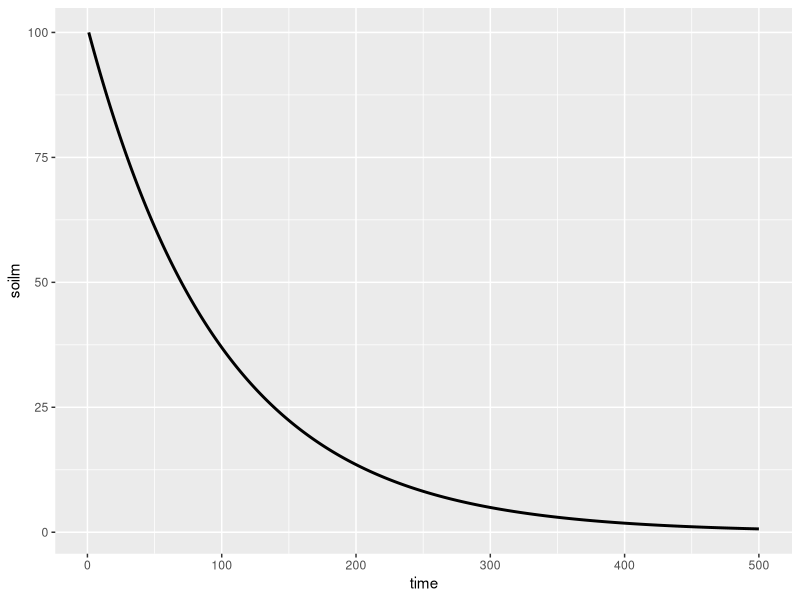
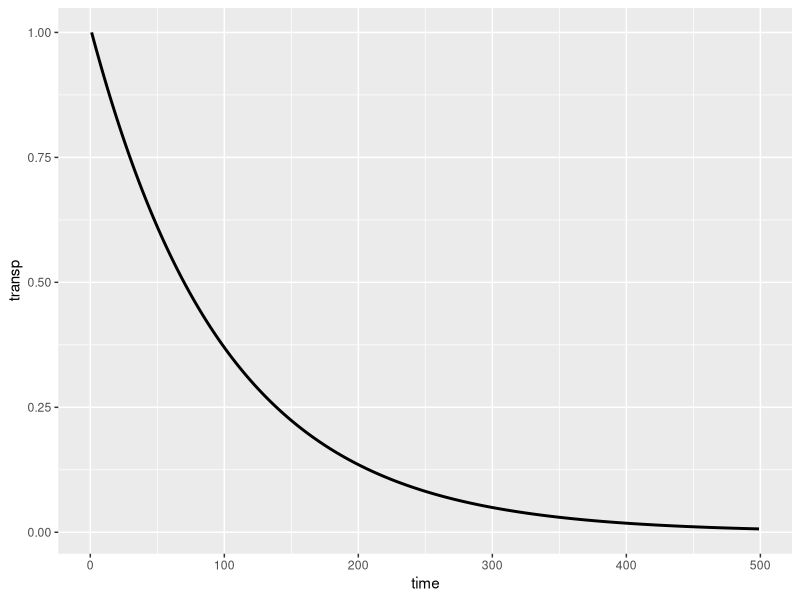
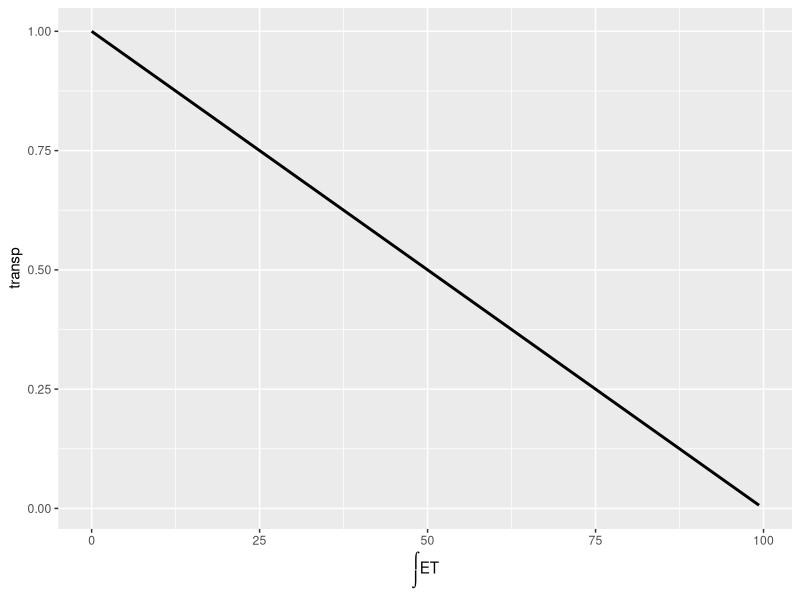
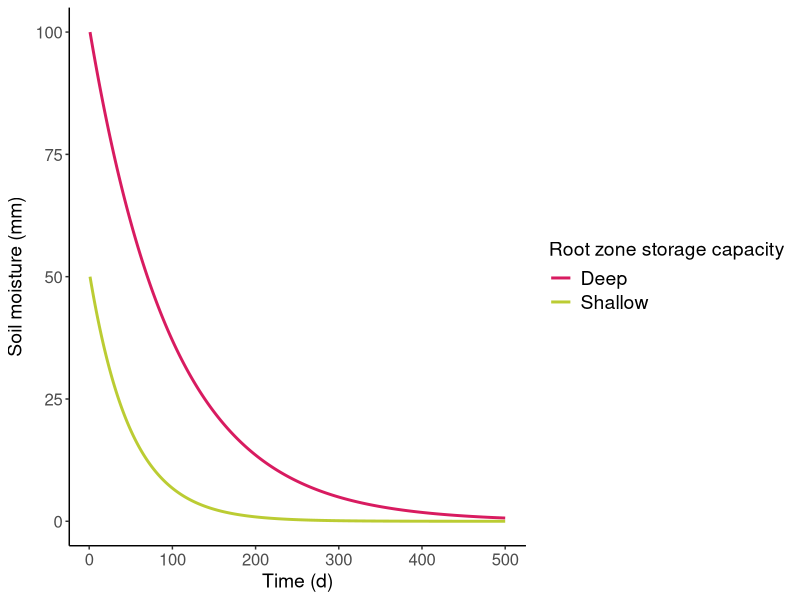
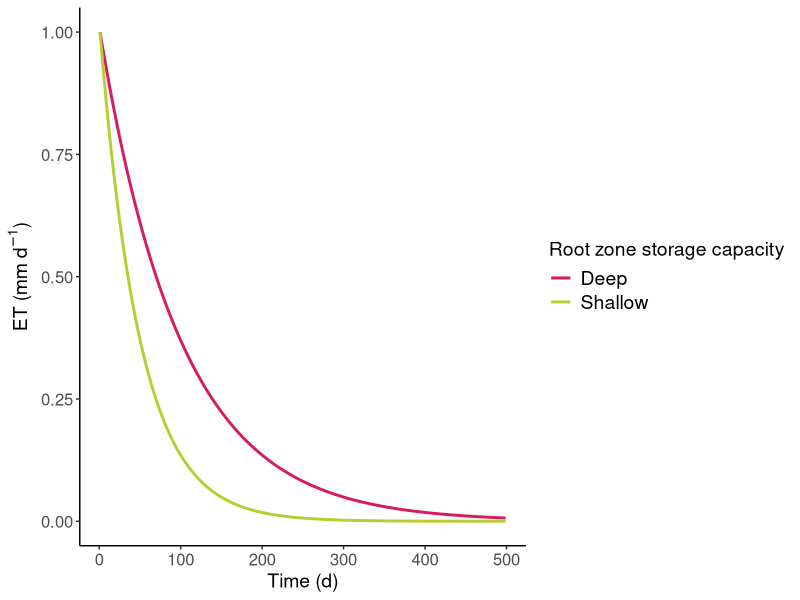
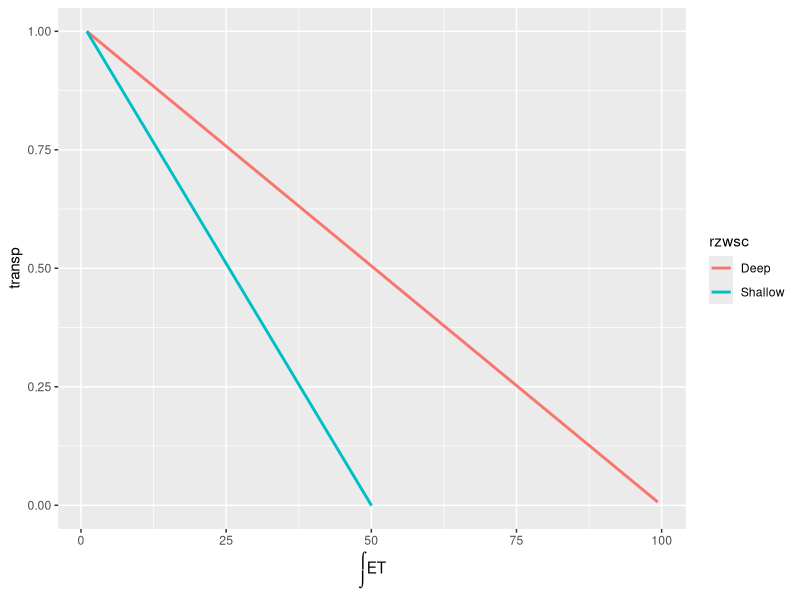
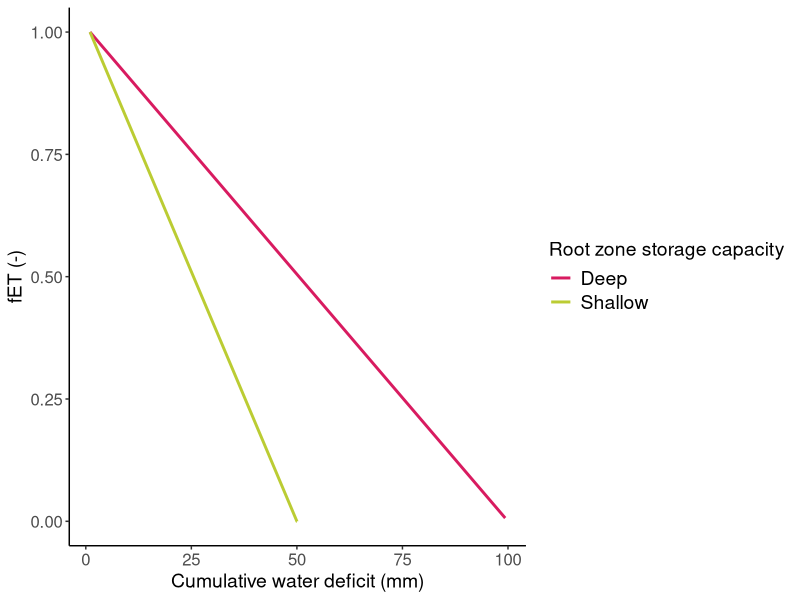
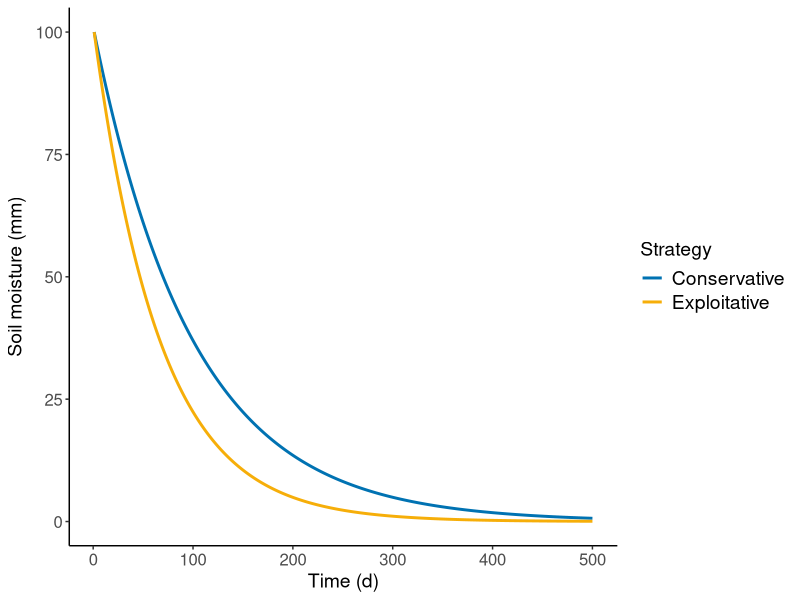

These figures' R source, in order:
## ---- chunk 1
knitr::opts_chunk$set(echo = TRUE)
library(dplyr)
library(ggplot2)
library(tidyr)
library(ggpubr)
## ---- chunk 2
s0 <- 100
alpha <- 1
ntsteps <- 500
s_t <- rep(NA, ntsteps)
t_t <- rep(NA, ntsteps)
s_t[1] <- s0 

for (idx in 1:(ntsteps-1)){
  t_t[idx] <- alpha * s_t[idx] / s0
  s_t[idx + 1] <- s_t[idx] - t_t[idx]
}

df_lin <- tibble( time = 1:ntsteps, soilm = s_t, transp = t_t ) 

df_lin %>% 
  ggplot(aes(time, soilm)) + 
  geom_line(size = 1)

df_lin %>% 
  tidyr::drop_na() %>% 
  ggplot(aes(time, transp)) + 
  geom_line(size = 1)

df_lin %>% 
  tidyr::drop_na() %>% 
  ggplot(aes(100-soilm, transp)) + 
  labs(x=expression(integral(ET))) +
  geom_line(size = 1)
## ---- chunk 3
s0 <- 50
s_t[1] <- s0 
for (idx in 1:(ntsteps-1)){
  t_t[idx] <- alpha * s_t[idx] / s0
  s_t[idx + 1] <- s_t[idx] - t_t[idx]
}


df_lin_deep <- df_lin %>% 
  mutate(fet = transp / transp[1]) %>% 
  mutate(rzwsc = "Deep", cwd = cumsum(transp))

df_lin_shallow <- tibble(time = 1:ntsteps, soilm= s_t, transp = t_t) %>% 
  mutate(fet = transp / transp[1]) %>% 
  mutate(rzwsc = "Shallow", cwd = cumsum(transp))

df_lin2 <- bind_rows(df_lin_deep, df_lin_shallow)

a <- df_lin2 %>% 
  ggplot(aes(x = time, y = soilm, color = rzwsc)) + 
  geom_line(size = 1) +
  theme_classic() +
  theme(axis.text=element_text(size=12), 
        axis.title=element_text(size=14),  
        legend.text=element_text(size=14),
        legend.title=element_text(size=14)) +
  scale_color_manual( 
    values = c("#D81B60", "#BBCC33") # red, green 
  ) +
  labs(x = "Time (d)", y = expression(paste("Soil moisture (mm)"))) +
  guides(color=guide_legend(title="Root zone storage capacity"))
a

b <- df_lin2 %>% 
  tidyr::drop_na() %>% 
  ggplot(aes(time, transp, color = rzwsc)) + 
  geom_line(size = 1) +
  theme_classic() +
  theme(axis.text=element_text(size=12), 
        axis.title=element_text(size=14),  
        legend.text=element_text(size=14),
        legend.title=element_text(size=14)) +
  scale_color_manual( 
    values = c("#D81B60", "#BBCC33") # red, green 
  ) +
  labs(x = "Time (d)", y = expression(paste("ET (mm ", d^-1, ")"))) +
  guides(color=guide_legend(title="Root zone storage capacity"))
b

df_lin2 %>%
  tidyr::drop_na() %>% 
  ggplot(aes(x = cwd, y = transp, color = rzwsc)) +
  labs(x=expression(integral(ET))) +
  geom_line(size = 1)

c <- df_lin2 %>%
  tidyr::drop_na() %>% 
  ggplot(aes(x = cwd, y = fet, color = rzwsc)) +
  labs(x=expression(integral(ET))) +
  geom_line(size = 1) + 
  theme_classic() +
  theme(axis.text=element_text(size=12), 
        axis.title=element_text(size=14),  
        legend.text=element_text(size=14),
        legend.title=element_text(size=14)) +
  scale_color_manual( 
    values = c("#D81B60", "#BBCC33") # red, green 
  ) +
  labs(x = "Cumulative water deficit (mm)", y = "fET (-)") +
  guides(color=guide_legend(title="Root zone storage capacity"))
c
## ---- chunk 4
s0 <- 100
s_t[1] <- s0 
for (idx in 1:(ntsteps-1)){
  t_t[idx] <- 1.5 * alpha * s_t[idx] / s0
  s_t[idx + 1] <- s_t[idx] - t_t[idx]
}


df_lin_conservative <- df_lin %>% 
  mutate(fet = transp / transp[1]) %>% 
  mutate(Strategy = "Conservative", cwd = cumsum(transp))

df_lin_exploit <- tibble(time = 1:ntsteps, soilm = s_t, transp = t_t) %>% 
  mutate(fet = transp / transp[1]) %>% 
  mutate(Strategy = "Exploitative", cwd = cumsum(transp))

df_lin3 <- bind_rows(df_lin_conservative, df_lin_exploit)

d<- df_lin3 %>% 
  ggplot(aes(x = time, y = soilm, color = Strategy)) + 
  geom_line(size = 1) +
  theme_classic() +
  theme(axis.text=element_text(size=12), 
        axis.title=element_text(size=14),  
        legend.text=element_text(size=14),
        legend.title=element_text(size=14)) +
  scale_color_manual( 
    values = c("#0072B2", "#f6ae09") # blue-orange 
  ) +
  labs(x = "Time (d)", y = expression(paste("Soil moisture (mm)")))
d

e <- df_lin3 %>% 
  tidyr::drop_na() %>% 
  ggplot(aes(time, transp, color = Strategy)) + 
  geom_line(size = 1) +
  theme_classic() +
  theme(axis.text=element_text(size=12), 
        axis.title=element_text(size=14),  
        legend.text=element_text(size=14),
        legend.title=element_text(size=14)) +
  scale_color_manual( 
    values = c("#0072B2", "#f6ae09") # blue-orange 
  ) +
  labs(x = "Time (d)", y = expression(paste("ET (mm ", d^-1, ")")))
e

df_lin3 %>% 
  tidyr::drop_na() %>% 
  ggplot(aes(time, fet, color = Strategy)) + 
  geom_line(size = 1)

f <- df_lin3 %>%
  tidyr::drop_na() %>% 
  ggplot(aes(x = cwd, y = fet, color = Strategy)) +
  labs(x=expression(integral(ET))) +
  geom_line(aes(size = Strategy, linetype = Strategy)) +
  scale_size_manual(values = c(1.5, 1)) +
  scale_linetype_manual(values = c("solid", "dashed")) +
  theme_classic() +
  theme(axis.text=element_text(size=12), 
        axis.title=element_text(size=14),  
        legend.text=element_text(size=14),
        legend.title=element_text(size=14)) +
  scale_color_manual( 
    values = c("#0072B2", "#f6ae09") # blue-orange 
  ) + 
  labs(x = "Cumulative water deficit (mm)", y = "fET (-)")
f

### COMBINE FIGURES
ggarrange(a, b, c,
          labels = c("a", "b", "c"),
          ncol = 3, nrow = 1,
          common.legend = TRUE, # one common legend
          legend="bottom" 
          ) 
# save plot
ggsave("Box_1_s0.png", path = "./", width = 12, height = 4)

ggarrange(d, e, f,
          labels = c("d", "e", "f"),
          ncol = 3, nrow = 1,
          common.legend = TRUE, # one common legend
          legend="bottom" 
          ) 
ggsave("Box_1_conductance.png", path = "./", width = 12, height = 4)

